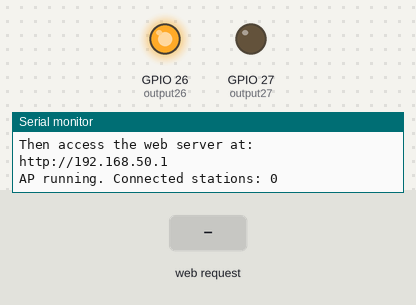
Simulated run of this sketch. Board: ESP32. On the bench: output pins drawn as LEDs (lit = HIGH), the last lines printed to the serial monitor. The inputs (shaded band) are chosen by the test bench.

Above: at 5.2 s.
5.3 s: HTTP request GET /27/on received
At 6.5 s:
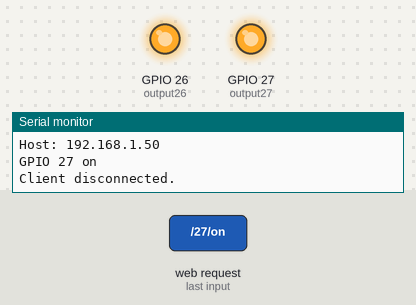
6.8 s: HTTP request GET /26/on received
At 7.8 s:
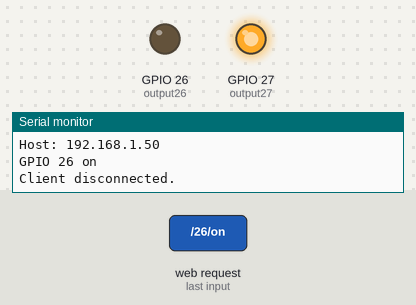
8.3 s: HTTP request GET /27/off received
At 8.9 s:
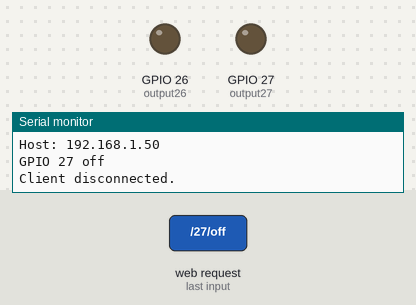
9.8 s: HTTP request GET /26/off received
At 11.2 s:
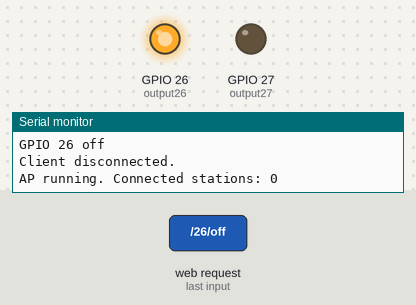
Timing chart, 0 to 12.3 s (numbered marks = the images above; inputs shaded):
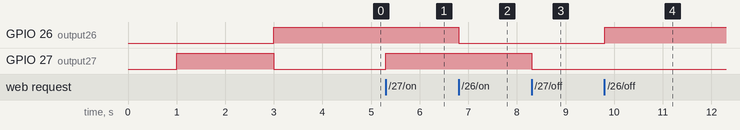

The sketch:

IoT25-HW06.ino
```cpp
#include <WiFi.h>

// AP mode configuration - Changed SSID and password
const char* ap_ssid = "ESP32-AP";
const char* ap_password = "12345678";

// Variables from the original code
String header;
String output26State = "off";
String output27State = "off";
const int output26 = 26;
const int output27 = 27;
unsigned long currentTime = millis();
unsigned long previousTime = 0;
const long timeoutTime = 2000;

WiFiServer server(80);

void setup() {
  Serial.begin(115200);
  delay(1000); // Delay for stabilization

  // Test LEDs at startup
  pinMode(output26, OUTPUT);
  pinMode(output27, OUTPUT);

  digitalWrite(output26, LOW);
  digitalWrite(output27, HIGH);
  Serial.println("LEDs turned ON for testing");
  delay(2000);

  digitalWrite(output26, HIGH);
  digitalWrite(output27, LOW);
  Serial.println("LEDs turned OFF");

  // Configure WiFi in AP mode
  Serial.print("Setting up Access Point: ");
  Serial.println(ap_ssid);

  // Disconnect from any previous WiFi
  WiFi.disconnect(true);
  delay(1000);

  // Set mode to AP
  WiFi.mode(WIFI_AP);

  // Configure static IP
  IPAddress local_IP(192,168,50,1);
  IPAddress gateway(192,168,50,1);
  IPAddress subnet(255,255,255,0);

  if(!WiFi.softAPConfig(local_IP, gateway, subnet)) {
    Serial.println("AP Config Failed");
  } else {
    Serial.println("AP Config Success");
  }

  // Start AP with different channel
  bool apStarted = WiFi.softAP(ap_ssid, ap_password, 1); // Use channel 1

  if(apStarted) {
    Serial.println("AP setup success!");
  } else {
    Serial.println("AP setup failed!");
  }

  IPAddress IP = WiFi.softAPIP();
  Serial.print("AP IP address: ");
  Serial.println(IP);

  server.begin();
  Serial.println("Server started!");
  Serial.print("Connect to WiFi network: ");
  Serial.println(ap_ssid);
  Serial.print("Password: ");
  Serial.println(ap_password);
  Serial.print("Then access the web server at: http://");
  Serial.println(IP);
}

void loop() {
  // Print status periodically to confirm server is running
  static unsigned long lastStatusTime = 0;
  if (millis() - lastStatusTime > 5000) {
    lastStatusTime = millis();
    Serial.print("AP running. Connected stations: ");
    Serial.println(WiFi.softAPgetStationNum());
  }

  WiFiClient client = server.available();   // Check for connected clients

  if (client) {                             // If a new client is connected
    currentTime = millis();
    previousTime = currentTime;
    Serial.println("New Client connected!");
    String currentLine = "";

    while (client.connected() && currentTime - previousTime <= timeoutTime) {
      currentTime = millis();
      if (client.available()) {
        char c = client.read();
        Serial.write(c);
        header += c;

        if (c == '\n') {
          if (currentLine.length() == 0) {
            // HTTP headers always start with a response code and content-type
            client.println("HTTP/1.1 200 OK");
            client.println("Content-type:text/html");
            client.println("Connection: close");
            client.println();

            // Control GPIOs based on URL requests
            if (header.indexOf("GET /26/on") >= 0) {
              Serial.println("GPIO 26 on");
              output26State = "on";
              digitalWrite(output26, LOW);
            } else if (header.indexOf("GET /26/off") >= 0) {
              Serial.println("GPIO 26 off");
              output26State = "off";
              digitalWrite(output26, HIGH);
            } else if (header.indexOf("GET /27/on") >= 0) {
              Serial.println("GPIO 27 on");
              output27State = "on";
              digitalWrite(output27, HIGH);
            } else if (header.indexOf("GET /27/off") >= 0) {
              Serial.println("GPIO 27 off");
              output27State = "off";
              digitalWrite(output27, LOW);
            }

            // Display the HTML web page
            client.println("<!DOCTYPE html><html>");
            client.println("<head><meta name=\"viewport\" content=\"width=device-width, initial-scale=1\">");
            client.println("<link rel=\"icon\" href=\"data:,\">");
            // CSS to style the on/off buttons
            client.println("<style>html { font-family: Helvetica; display: inline-block; margin: 0px auto; text-align: center;}");
            client.println(".button { background-color: #4CAF50; border: none; color: white; padding: 16px 40px;");
            client.println("text-decoration: none; font-size: 30px; margin: 2px; cursor: pointer;}");
            client.println(".button2 {background-color: #555555;}</style></head>");

            // Web Page Heading
            client.println("<body><h1>ESP32 Web Server (AP Mode)</h1>");

            // Display current state and ON/OFF buttons for GPIO 26
            client.println("<p>GPIO 26 - State " + output26State + "</p>");
            if (output26State=="off") {
              client.println("<p><a href=\"/26/on\"><button class=\"button\">ON</button></a></p>");
            } else {
              client.println("<p><a href=\"/26/off\"><button class=\"button button2\">OFF</button></a></p>");
            }

            // Display current state and ON/OFF buttons for GPIO 27
            client.println("<p>GPIO 27 - State " + output27State + "</p>");
            if (output27State=="off") {
              client.println("<p><a href=\"/27/on\"><button class=\"button\">ON</button></a></p>");
            } else {
              client.println("<p><a href=\"/27/off\"><button class=\"button button2\">OFF</button></a></p>");
            }

            client.println("</body></html>");
            client.println();
            break;

          } else { // If you got a newline, clear currentLine
            currentLine = "";
          }

        } else if (c != '\r') { // If you got anything else but a carriage return character
          currentLine += c;     // Add it to the end of the currentLine
        }
      }
    }

    // Clear the header variable
    header = "";
    // Close the connection
    client.stop();
    Serial.println("Client disconnected.");
    Serial.println("");
  }
}
```

Measured:
- after the input at 5.3 s, GPIO 27 (output27): LOW → HIGH at once
- after the input at 6.8 s, GPIO 26 (output26): HIGH → LOW at once
- after the input at 8.3 s, GPIO 27 (output27): HIGH → LOW at once
- after the input at 9.8 s, GPIO 26 (output26): LOW → HIGH at once
